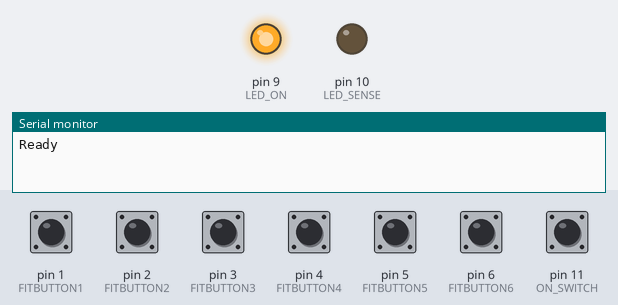
The sketch below on a simulated Arduino Leonardo, built with avr-gcc and run on an emulated ATmega32U4. Shown: output pins drawn as LEDs (lit = HIGH), the last lines printed to the serial monitor. The inputs (shaded band) are chosen by the test bench; at power-on: pin 1 (FITBUTTON1), pin 2 (FITBUTTON2), pin 3 (FITBUTTON3), pin 4 (FITBUTTON4), pin 5 (FITBUTTON5), pin 6 (FITBUTTON6), pin 11 (ON_SWITCH) HIGH. USB keyboard and mouse output is not drawn.

Above: at 3.2 s.
3.3 s: pin 1 (FITBUTTON1) pulled LOW for 0.15 s
At 3.37 s:
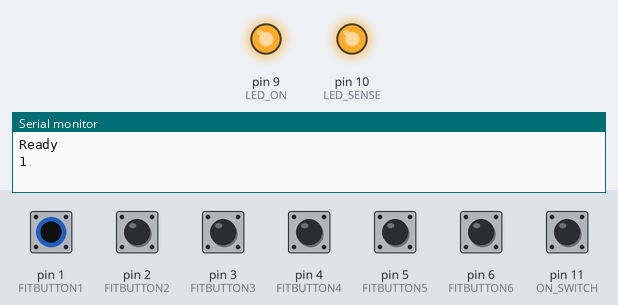
4.9 s: pin 11 (ON_SWITCH) pulled LOW for 0.15 s
At 5.2 s:
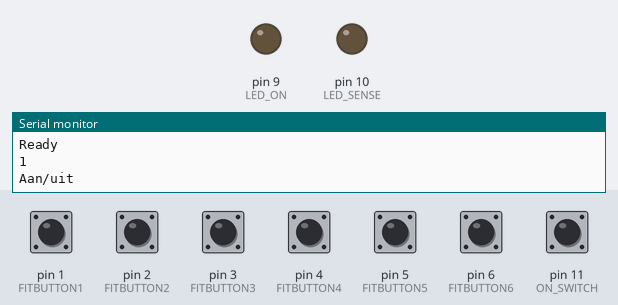
6.5 s: pin 11 (ON_SWITCH) pulled LOW for 1 s
At 7.7 s:
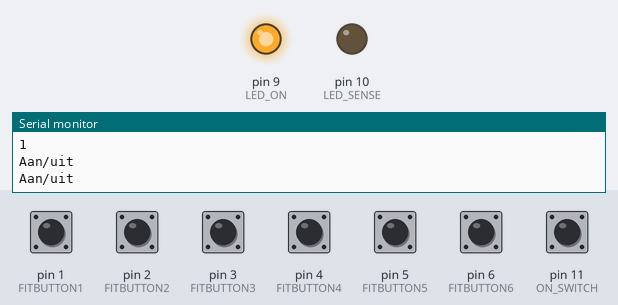
Timing chart, 0 to 9.5 s (numbered marks = the images above; inputs shaded):
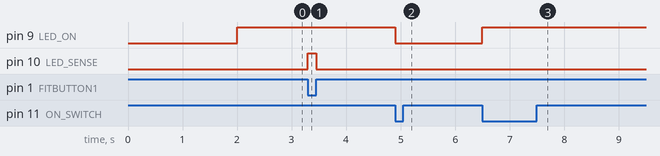

The sketch:

Fitconsole.ino
```cpp
// Fitconsole
// Version 1.1 - December 2020
// 6 Fitbuttons
/*
Copyright 2020 Marcel Veldhuizen

Licensed under the Apache License, Version 2.0 (the "License");
you may not use this file except in compliance with the License.
You may obtain a copy of the License at

    http://www.apache.org/licenses/LICENSE-2.0

Unless required by applicable law or agreed to in writing, software
distributed under the License is distributed on an "AS IS" BASIS,
WITHOUT WARRANTIES OR CONDITIONS OF ANY KIND, either express or implied.
See the License for the specific language governing permissions and
limitations under the License.*/

#include <Keyboard.h>

#define LED_ON       9 // LED indicates "on" meaning keys are transmitted to the PC
#define LED_SENSE   10 // Person available or person strikes a punch
#define ON_SWITCH   11 // Push button (on/off switch)

#define FITBUTTON1 1
#define FITBUTTON2 2
#define FITBUTTON3 3
#define FITBUTTON4 4
#define FITBUTTON5 5
#define FITBUTTON6 6

boolean IsOn = false;

void setup() {
 delay(2000);
 Serial.begin(115200);

 pinMode(FITBUTTON1, INPUT_PULLUP);
 pinMode(FITBUTTON2, INPUT_PULLUP);
 pinMode(FITBUTTON3, INPUT_PULLUP);
 pinMode(FITBUTTON4, INPUT_PULLUP);
 pinMode(FITBUTTON5, INPUT_PULLUP);
 pinMode(FITBUTTON6, INPUT_PULLUP);

 pinMode(ON_SWITCH, INPUT_PULLUP);
 pinMode(LED_SENSE, OUTPUT);
 pinMode(LED_ON, OUTPUT);

 digitalWrite(LED_ON, LOW);
 digitalWrite(LED_SENSE, LOW);

 Keyboard.begin();
 digitalWrite(LED_ON,HIGH);
 IsOn=true;

 Serial.println("Ready");
 LEDShowOnStatus();
}

// Keypresses sent to the PC:
// Fitbutton1 = Cursor Left
// Fitbutton2 = Shift
// Fitbutton3 = Ctrl
// Fitbutton4 = Home
// Fitbutton5 = End
// Fitbutton6 = Cursor Right
void loop() {
 static boolean CtrlPressed=false,ShiftPressed=false, HomePressed=false, EndPressed=false;
 static boolean LeftPressed=false, RightPressed=false;

 if(digitalRead(ON_SWITCH)==LOW) {
  Serial.println("Aan/uit");
  IsOn = !IsOn;
  LEDShowOnStatus();
  delay(20);
  while(digitalRead(ON_SWITCH)==LOW) {
   // Debouncing
   delay(20);
  }
 }

 if(!IsOn) {
  if(CtrlPressed) Keyboard.release(KEY_RIGHT_CTRL);
  if(ShiftPressed) Keyboard.release(KEY_RIGHT_SHIFT);
  if(EndPressed) Keyboard.release(KEY_END);
  if(HomePressed) Keyboard.release(KEY_HOME);
  if(LeftPressed) Keyboard.release(KEY_LEFT_ARROW);
  if(RightPressed) Keyboard.release(KEY_RIGHT_ARROW);

  digitalWrite(LED_SENSE,LOW);
  delay(40);
  return; // Do nothing if the user has switched the console off
 }

 ProcessButton(FITBUTTON1, &LeftPressed, KEY_LEFT_ARROW);
 ProcessButton(FITBUTTON2, &ShiftPressed, KEY_RIGHT_SHIFT);
 ProcessButton(FITBUTTON3, &CtrlPressed, KEY_RIGHT_CTRL);
 ProcessButton(FITBUTTON4, &HomePressed, KEY_HOME);
 ProcessButton(FITBUTTON5, &EndPressed, KEY_END);
 ProcessButton(FITBUTTON6, &RightPressed, KEY_RIGHT_ARROW);

 digitalWrite(LED_SENSE,(
  LeftPressed||ShiftPressed||CtrlPressed||HomePressed||EndPressed||RightPressed
  )? HIGH:LOW);
}

void ProcessButton(int Fitbutton, boolean *KeyPressed, int KeyCode) {
 boolean KeyIsDown = digitalRead(Fitbutton) == LOW;
 if(KeyIsDown && !*KeyPressed) {
  Keyboard.press(KeyCode);
  Serial.println(Fitbutton);
  *KeyPressed=true;
 }
 else if(!KeyIsDown && *KeyPressed) {
  Keyboard.release(KeyCode);
  *KeyPressed=false;
 }
}


void LEDShowOnStatus() {
 digitalWrite(LED_ON,IsOn? HIGH : LOW);
}
```

Measured:
- after the input at 3.3 s, pin 10 (LED_SENSE): LOW → HIGH at once, → LOW 0.15 s later
- after the input at 4.9 s, pin 9 (LED_ON): HIGH → LOW at once
- after the input at 6.5 s, pin 9 (LED_ON): LOW → HIGH at once
